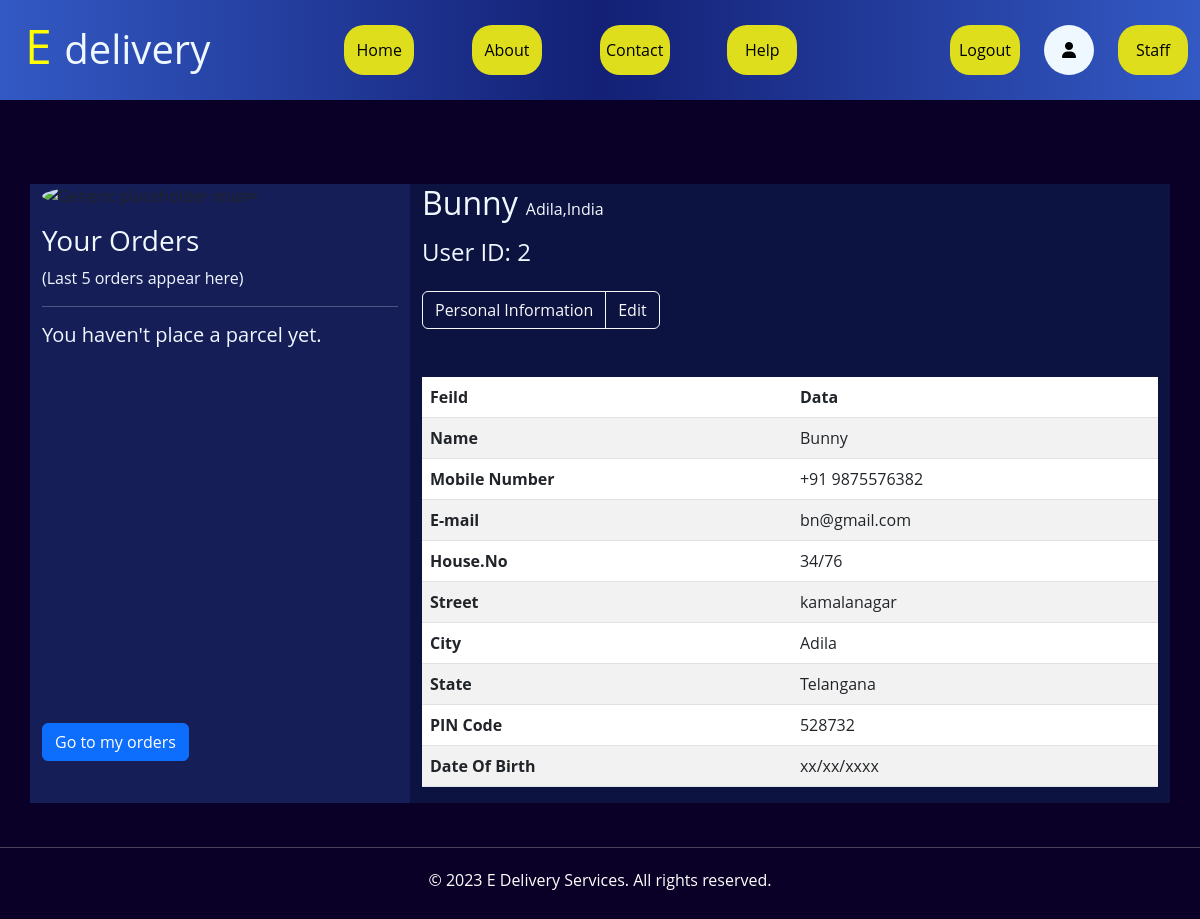
Page /user_profile (signed in) on the earlier database version.
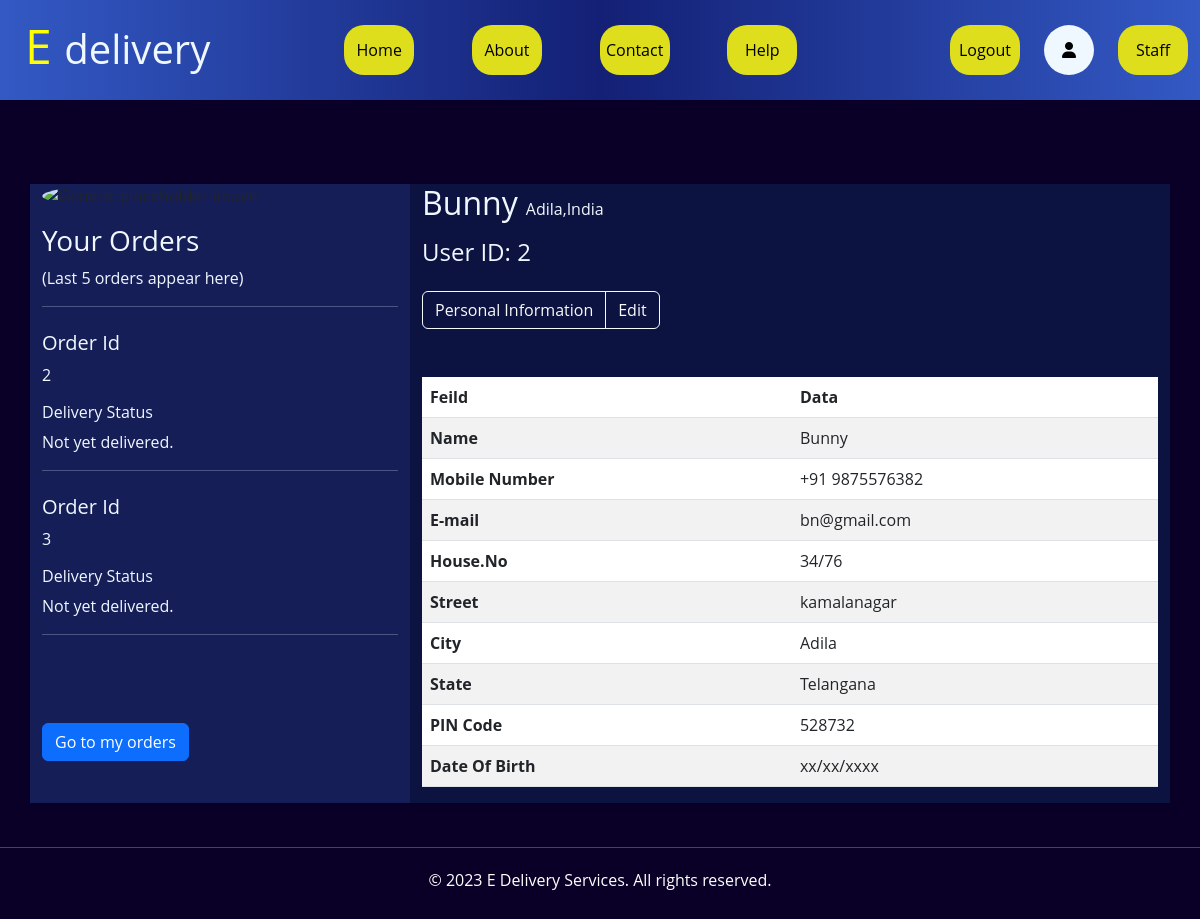
Same page on the later database version.
### courier_service/models.py (models this page shows)
class Orders(models.Model):
    Order_Id=models.IntegerField(primary_key=True)
    Order_Name=models.CharField(max_length=50)
    Parcel_Weight=models.IntegerField()
    Parcel_length=models.IntegerField(null=True,blank=True)
    Parcel_Width=models.IntegerField(null=True,blank=True)
    Parcel_height=models.IntegerField(null=True,blank=True)
    booked_date=models.DateTimeField()
    shipped_date=models.DateTimeField(null=True,blank=True)
    delivered_date=models.DateTimeField(null=True,blank=True)
    From_House_No=models.CharField(max_length=50)
    From_Street=models.CharField(max_length=50)
    From_City=models.CharField(max_length=50)
    From_State=models.CharField(max_length=50)
    From_Pin_Code=models.IntegerField()
    Receiver_Name=models.CharField(max_length=50)
    To_House_No=models.CharField(max_length=50)
    To_Street=models.CharField(max_length=50)
    To_City=models.CharField(max_length=50)
    To_State=models.CharField(max_length=50,null=True)
    To_Pin_Code=models.IntegerField()
    Order_Status=models.CharField(max_length=50,default="Not yet delivered.")
    Order_location=models.ForeignKey(cities,on_delete=models.CASCADE,null=True,blank=True)
    Order_Type=models.CharField(max_length=50)
    delivery_charge=models.IntegerField(null=True,blank=True)
    User_Id=models.ForeignKey(user_details,on_delete=models.CASCADE,null=True,blank=True)
    Sender_Employee_Id=models.ForeignKey(Employees,related_name='employee1',on_delete=models.CASCADE,null=True,blank=True)
    Receiver_Name_Employee_Id=models.ForeignKey(Employees,related_name='employee2',on_delete=models.CASCADE,null=True,blank=True)

### courier_service/views.py (the view)
# urls.py: path('user_profile', views.user_profile, name='user_profile'),
def user_profile(request):
    User=user_details.objects.get(user=request.user)
    orders = Orders.objects.filter(User_Id=User).order_by('booked_date')[:5]
    context={
        'city' : User.City,
        "userid" : User.UserId,
        'street' : User.Street,
        "state" : User.State,
        "Name" : User.user,
        "name" : User.user,
        "number" : User.Contact_Number,
        "mail" : User.Email,
        "h_no" : User.House_No,
        "state" : User.State,
        "pin" : User.Pin_Code,
        "orders" : orders
    }
    return render(request, 'user_profile.html',context)

### courier_service/templates/user_profile.html (shortened to what this page needs)
{% extends "layout.html" %}
    {% block pagebody %}
<div style="background-color: #0a0027; margin-top: 7%;">
    <div class="container user_profile_container">
        <div class="row">
            <div class="column col-md-4 col-sm-12 overflow-auto" style="background-color: #161e58">
                <img class="rounded-circle mb-3" src="https://static.vecteezy.com/system/resources/thumbnails/002/318/271/small/user-profile-icon-free-vector.jpg" alt="Generic placeholder image" width="140" height="140">
                <h3 style="color: aliceblue;">Your Orders</h3>
                <p style="color: aliceblue;">(Last 5 orders appear here)</p>
                <hr style="color: aliceblue;"/>
                <div style="height: 50vh;" class="overflow-auto">
                  {%if orders %}
                     {%for i in orders%}
                    <div class="pt-2">
                        <h5 style="color: aliceblue;">Order Id</h5>
                        <p style="color: aliceblue;">{{i.Order_Id}}</p>
                        <h6 style="color: aliceblue;">Delivery Status</h6>
                        <p style="color: aliceblue;">{{i.Order_Status}}</p>
                        <hr style="color: aliceblue;"/>
                    </div>
                    {%endfor%}
                  {%else%}
                  <h5 style="color: aliceblue;">You haven't place a parcel yet.</h5>
                  {%endif%}
                  </div>
                <div class="pb-2">
                    <a href="/my_orders" class="btn btn-primary">Go to my orders</a>
                </div>
            </div>
            <div class="column col-md-8 col-sm-12" style="background-color: #0d1340;">
                <h2 style="display: inline-block; color: aliceblue;">{{Name}}</h2><span class="ps-2"  style="color: aliceblue;">{{city}},India</span>
                <h4 class="pt-2 pb-2"  style="color: aliceblue;">User ID: {{userid}}</h4>
                <div class="btn-toolbar pt-2" role="toolbar" aria-label="Toolbar with button groups">
                    <div class="btn-group mr-2" role="group" aria-label="First group">
                      <a href="/user_profile" type="button" class="btn btn-outline-light">Personal Information</a>
                      <a href="/edit" type="button" class="btn btn-outline-light">Edit</a>
                    </div>
                </div>
                <table class="table table-striped pt-2 pb-2 mt-5 pt-2">
                    <thead>
                      <tr>
                        <th scope="col">Feild</th>
                        <th scope="col">Data</th>
                      </tr>
                    </thead>
                    <tbody>
                      <tr>
                        <th scope="row">Name </th>
                        <td>{{name}}</td>
                      </tr>
                      <tr>
                        <th scope="row">Mobile Number</th>
                        <td>+91 {{number}}</td>
                      </tr>
                      <tr>
                        <th scope="row">E-mail</th>
                        <td>{{mail}}</td>
                      </tr>
                      <tr>
                        <th scope="row">House.No</th>
                        <td>{{h_no}}</td>
                      </tr>
                      <tr>
                        <th scope="row">Street</th>
                        <td>{{street}}</td>
                      </tr>
                      <tr>
                        <th scope="row">City</th>
                        <td>{{city}}</td>
                      </tr>
                      <tr>
                        <th scope="row">State</th>
                        <td>{{state}}</td>
                      </tr>
                      <tr>
                        <th scope="row">PIN Code</th>
                        <td>{{pin}}</td>
                      </tr>
                      <tr>
                        <th scope="row">Date Of Birth</th>
                        <td>xx/xx/xxxx</td>
                      </tr>
                    </tbody>
                  </table>
            </div>
        </div>
    </div>
</div>
{% endblock %}

Differences in the rows shown:
added Orders: Order_Id "2", Order_Status "Not yet delivered."
added Orders: Order_Id "3", Order_Status "Not yet delivered."
Other differences:
text no longer shown: "You haven't place a parcel yet."
